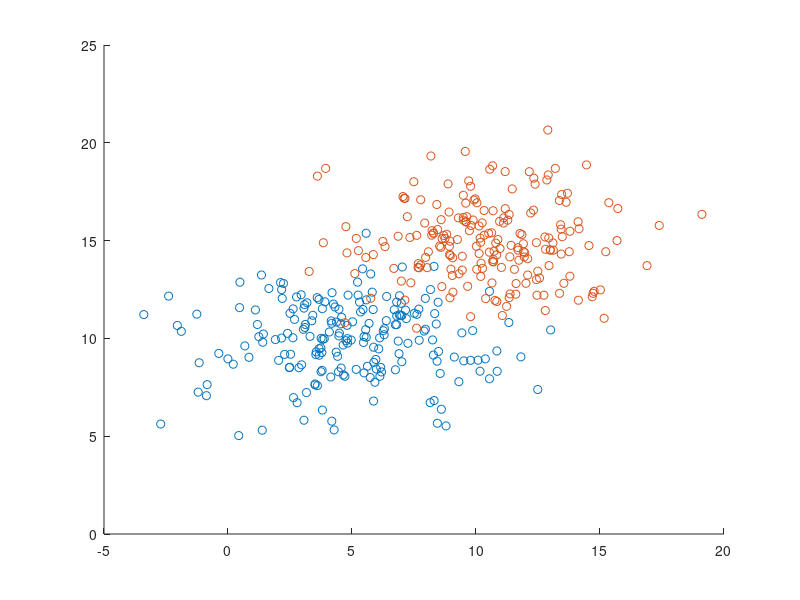

Write the MATLAB code that produced this figure. (Note: this script raises an error after producing the figure.)
close all
clear all

% Part 2
% -------------------
%   Class A
nA = 200;
classA = randn(nA,2);
muA = [5, 10]';
SA = [8, 0; 0, 4];
%   Find eigenvectors and eigenvalues of covariance matrix SA
[VA,DA] = eig(SA);
lam1A = DA(1,1);
lam2A = DA(2,2);
projected_yA = VA(:,1);
%   Find angle between principle axes and x-y axes
y_axis = [0 1];
cosThetaA = dot(projected_yA,y_axis)/(norm(projected_yA)*norm(y_axis));
thetaA_deg = acosd(cosThetaA);
thetaA = thetaA_deg*pi/180;
% Perform transform on points to add desired covariance and mean
classA = (classA*sqrtm(SA))' + muA;

%   Compare against MATLAB built in function
testA = mvnrnd(muA, SA, nA);

%   Class B
nB = 200;
classB = randn(nB, 2);
muB = [10 15]';
SB = [8 0; 0 4];

% Find eigenvectors and eigenvalues of covariance matrix SB
[VB,DB] = eig(SB);
lam1B = DB(1,1);
lam2B = DB(2,2);
projected_yB = VB(:,1);
% Find angle between principle axes and x-y axes
y_axis = [0 1];
cosThetaB = dot(projected_yB,y_axis)/(norm(projected_yB)*norm(y_axis));
thetaB_deg = acosd(cosThetaB);
thetaB = thetaB_deg*pi/180;
classB = (classB*sqrtm(SB))' + muB;
% Compare against MATLAB built in function
testB = mvnrnd(muB, SB, nB);

% Plot class A and class B
figure
scatter(classA(1,:),classA(2,:))
hold on
scatter(classB(1,:),classB(2,:))
hold on
plot_ellipse(muA(1),muA(2),thetaA,sqrt(lam2A),sqrt(lam1A),'k')
hold on
plot_ellipse(muB(1),muB(2),thetaB,sqrt(lam2B),sqrt(lam1B),'k')
legend('class A','class B','unit SD equiprobability contour')
title('Manually Generated Gaussian Clusters')

% MATLAB comparison plot
figure
scatter(testA(:,1),testA(:,2))
hold on
scatter(testB(:,1),testB(:,2))
hold on
plot_ellipse(muA(1),muA(2),0,sqrt(8),sqrt(4),'k')
hold on
plot_ellipse(muB(1),muB(2),0,sqrt(8),sqrt(4),'k')
legend('class A','class B','unit SD equiprobability contour')
title('MATLAB Generated Gaussian Clusters')

%   Class C
nC = 100;
classC = randn(nC,2);
muC = [5, 10]';
SC = [8, 4; 4, 40];
%   Find eigenvectors and eigenvalues of covariance matrix SC
[VC,DC] = eig(SC);
lam1C = DC(1,1);
lam2C = DC(2,2);
projected_yC = VC(:,1);
%   Find angle between principle axes and x-y axes
y_axis = [0 1];
cosThetaC = dot(projected_yC,y_axis)/(norm(projected_yC)*norm(y_axis));
thetaC_deg = acosd(cosThetaC);
thetaC = thetaC_deg*pi/180;
classC = (classC*sqrtm(SC))' + muC;
%   Compare against MATLAB built in function
testC = mvnrnd(muC, SC, nC);

%   Class D
nD = 200;
classD = randn(nD,2);
muD = [15, 10]';
SD = [8, 0; 0, 8];
%   Find eigenvectors and eigenvalues of covariance matrix SD
[VD,DD] = eig(SD);
lam1D = DD(1,1);
lam2D = DD(2,2);
projected_yD = VD(:,1);
%   Find angle between principle axes and x-y axes
y_axis = [0 1];
cosThetaD = dot(projected_yD,y_axis)/(norm(projected_yD)*norm(y_axis));
thetaD_deg = acosd(cosThetaD);
thetaD = thetaD_deg*pi/180;
classD = (classD*sqrtm(SD))' + muD;
%   Compare against MATLAB built in function
testD = mvnrnd(muD, SD, nD);

%   Class E
nE = 150;
classE = randn(nE,2);
muE = [10, 5]';
SE = [10, -5; -5, 20];
%   Find eigenvectors and eigenvalues of covariance matrix SE
[VE,DE] = eig(SE);
lam1E = DE(1,1);
lam2E = DE(2,2);
projected_yE = VE(:,1);
%   Find angle between principle axes and x-y axes
y_axis = [0 1];
cosThetaE = dot(projected_yE,y_axis)/(norm(projected_yE)*norm(y_axis));
thetaE_deg = acosd(cosThetaE);
thetaE = thetaE_deg*pi/180;
classE = (classE*sqrtm(SE))' + muE;
%   Compare against MATLAB built in function
testE = mvnrnd(muE, SE, nE);

% Plot class C, class D, and class E
figure
scatter(classC(1,:),classC(2,:))
hold on
scatter(classD(1,:),classD(2,:))
hold on
scatter(classE(1,:),classE(2,:))
hold on
plot_ellipse(muC(1),muC(2),thetaC,sqrt(lam2C),sqrt(lam1C),'k')
hold on
plot_ellipse(muD(1),muD(2),thetaD,sqrt(lam2D),sqrt(lam1D),'k')
hold on
plot_ellipse(muE(1),muE(2),thetaE,sqrt(lam2E),sqrt(lam1E),'k')
legend('class C','class D','class E','unit SD equiprobability contour')
title('Manually Generated Gaussian Clusters')

% MATLAB comparison plot
figure
scatter(testC(:,1),testC(:,2))
hold on
scatter(testD(:,1),testD(:,2))
hold on
scatter(testE(:,1),testE(:,2))
hold on
plot_ellipse(muC(1),muC(2),thetaC,sqrt(lam2C),sqrt(lam1C),'k')
hold on
plot_ellipse(muD(1),muD(2),thetaD,sqrt(lam2D),sqrt(lam1D),'k')
hold on
plot_ellipse(muE(1),muE(2),thetaE,sqrt(lam2E),sqrt(lam1E),'k')
legend('class C','class D','class E','unit SD equiprobability contour')
title('MATLAB Generated Gaussian Clusters')

% Part 3
% -------------------
grid_step = 0.2;
x1vals_AB = [classA(1,:) classB(1,:)]';
x2vals_AB = [classA(2,:) classB(2,:)]';
labels_AB = [ones(nA, 1); 2*ones(nB, 1)];
[x1_AB, x2_AB] = make_grid(x1vals_AB, x2vals_AB, grid_step);

x1vals_CDE = [classC(1,:) classD(1,:) classE(1,:)]';
x2vals_CDE = [classC(2,:) classD(2,:) classE(2,:)]';
labels_CDE = [ones(nC, 1); 2*ones(nD, 1); 3*ones(nE, 1)];
[x1_CDE, x2_CDE] = make_grid(x1vals_CDE, x2vals_CDE, grid_step);

% MED Classifier
grid_classes_AB_MED = reshape(MEDclassifier(x1_AB(:), x2_AB(:), [muA'; muB']), size(x1_AB));
grid_classes_CDE_MED = reshape(MEDclassifier(x1_CDE(:), x2_CDE(:), [muC'; muD'; muE']), size(x1_CDE));

% MICD Classifier
grid_classes_AB_MICD = reshape(MICD_classifier(x1_AB(:), x2_AB(:), [SA; SB], [muA'; muB']), size(x1_AB));
grid_classes_CDE_MICD = reshape(MICD_classifier(x1_CDE(:), x2_CDE(:), [SC; SD; SE], [muC'; muD'; muE']), size(x1_CDE));

% MAP Classifier
grid_classes_AB_MAP = reshape(MAP_classifier(x1_AB(:), x2_AB(:), SA, SB, muA', muB', nA, nB), size(x1_AB));
classCD = MAP_classifier(x1_CDE(:), x2_CDE(:), SC, SD, muC', muD', nC, nD);
classDE = MAP_classifier(x1_CDE(:), x2_CDE(:), SD, SE, muD', muE', nD, nE);
classEC = MAP_classifier(x1_CDE(:), x2_CDE(:), SE, SC, muE', muC', nE, nC);
grid_classes_CDE_MAP = reshape(MAP_classifier_3_class(classCD, classDE, classEC), size(x1_CDE));

% NN Classifier
grid_classes_AB_NN = reshape(kNN_classifier(1, x1_AB(:), x2_AB(:), x1vals_AB, x2vals_AB, labels_AB), size(x1_AB));
grid_classes_CDE_NN = reshape(kNN_classifier(1, x1_CDE(:), x2_CDE(:), x1vals_CDE, x2vals_CDE, labels_CDE), size(x1_CDE));

% kNN Classifier (k=5)
grid_classes_AB_kNN = reshape(kNN_classifier(5, x1_AB(:), x2_AB(:), x1vals_AB, x2vals_AB, labels_AB), size(x1_AB));
grid_classes_CDE_kNN = reshape(kNN_classifier(5, x1_CDE(:), x2_CDE(:), x1vals_CDE, x2vals_CDE, labels_CDE), size(x1_CDE));

% Class A&B MED, MICD, MAP
figure
scatter(classA(1,:),classA(2,:))
hold on
plot_ellipse(muA(1),muA(2),thetaA,sqrt(lam2A),sqrt(lam1A),'k')
hold on
scatter(classB(1,:),classB(2,:))
hold on
plot_ellipse(muB(1),muB(2),thetaB,sqrt(lam2B),sqrt(lam1B),'k')
[~, h1] = contour(x1_AB, x2_AB, grid_classes_AB_MED, 'Color', 'm');
[~, h2] = contour(x1_AB, x2_AB, grid_classes_AB_MICD, 'Color', 'c');
[~, h3] = contour(x1_AB, x2_AB, grid_classes_AB_MAP, 'Color', 'r');
legend('class A','unit SD A','class B','unit SD B',...
    'MED DB','MICD DB', 'MAP DB', 'Location', 'Best')
title('Classes A & B MED, MICD, and MAP Classifier Results')

% Class A&B NN, kNN
figure
scatter(classA(1,:),classA(2,:))
hold on
plot_ellipse(muA(1),muA(2),thetaA,sqrt(lam2A),sqrt(lam1A),'k')
hold on
scatter(classB(1,:),classB(2,:))
hold on
plot_ellipse(muB(1),muB(2),thetaB,sqrt(lam2B),sqrt(lam1B),'k')
[~, h4] = contour(x1_AB, x2_AB, grid_classes_AB_NN, 'Color', 'm');
[~, h5] = contour(x1_AB, x2_AB, grid_classes_AB_kNN, 'Color', 'c');
legend('class A','unit SD A','class B','unit SD B',...
    'NN DB','kNN DB', 'Location', 'Best')
title('Classes A & B NN and kNN Classifier Results')

% Class C,D,&E MED, MICD, MAP
figure
scatter(classC(1,:),classC(2,:))
hold on
plot_ellipse(muC(1),muC(2),thetaC,sqrt(lam2C),sqrt(lam1C),'k')
hold on
scatter(classD(1,:),classD(2,:))
hold on
plot_ellipse(muD(1),muD(2),thetaD,sqrt(lam2D),sqrt(lam1D),'k')
hold on
scatter(classE(1,:),classE(2,:))
hold on
plot_ellipse(muE(1),muE(2),thetaE,sqrt(lam2E),sqrt(lam1E),'k')
[~, h6] = contour(x1_CDE, x2_CDE, grid_classes_CDE_MED, 'Color', 'm');
[~, h7] = contour(x1_CDE, x2_CDE, grid_classes_CDE_MICD, 'Color', 'c');
[~, h8] = contour(x1_CDE, x2_CDE, grid_classes_CDE_MAP, 'Color', 'r');
legend('class C','unit SD C','class D','unit SD D','class E','unit SD E',...
    'MED DB','MICD DB', 'MAP DB', 'Location', 'Best')
title('Classes C, D, & E MED, MICD, and MAP Classifier Results')

% Class C,D,&E NN kNN
figure
scatter(classC(1,:),classC(2,:))
hold on
plot_ellipse(muC(1),muC(2),thetaC,sqrt(lam2C),sqrt(lam1C),'k')
hold on
scatter(classD(1,:),classD(2,:))
hold on
plot_ellipse(muD(1),muD(2),thetaD,sqrt(lam2D),sqrt(lam1D),'k')
hold on
scatter(classE(1,:),classE(2,:))
hold on
plot_ellipse(muE(1),muE(2),thetaE,sqrt(lam2E),sqrt(lam1E),'k')
[~, h9] = contour(x1_CDE, x2_CDE, grid_classes_CDE_NN, 'Color', 'm');
[~, h10] = contour(x1_CDE, x2_CDE, grid_classes_CDE_kNN, 'Color', 'c');
legend('class C','unit SD C','class D','unit SD D','class E','unit SD E',...
    'NN DB','kNN DB', 'Location', 'Best')
title('Classes C, D, & E NN and kNN Classifier Results')


% Functions
% -------------------
% Grid for classification boundaries
function [x1, x2] = make_grid(x1vals, x2vals, step)
    % Get original range of values
    x1min0 = min(x1vals(:));
    x1max0 = max(x1vals(:));
    x2min0 = min(x2vals(:));
    x2max0 = max(x2vals(:));

    % Add 20% to width and height
    dx1 = x1max0 - x1min0;
    dx1 = dx1*1.2;
    x1min = 0.5*(x1max0 + x1min0 - dx1);
    x1max = 0.5*(x1max0 + x1min0 + dx1);
    dx2 = x2max0 - x2min0;
    dx2 = dx2*1.2;
    x2min = 0.5*(x2max0 + x2min0 - dx2);
    x2max = 0.5*(x2max0 + x2min0 + dx2);

    % Generate gridpoints
    nx1 = ceil((x1max - x1min)/step);
    nx2 = ceil((x2max - x2min)/step);
    x = linspace(x1min, x1max, nx1);
    y = linspace(x2min, x2max, nx2);
    [x1, x2] = meshgrid(x, y);
end

% MED Classifier
function classes = MEDclassifier(x1, x2, prototypes)
    n_pts = length(x1);
    n_protos = size(prototypes, 1);
    dists = zeros(n_pts, n_protos);

    % Compute Euclidian distances
    for ii=1:n_pts
        for jj=1:n_protos
            dists(ii, jj) = (x1(ii) - prototypes(jj, 1))^2 + (x2(ii) - prototypes(jj, 2))^2;
        end
    end

    % Predicted class is argmin of computed distances (second returned
    % element of min function)
    [~, classes] = min(dists, [], 2);
end


% MICD (GED) Classifier
function classes = MICD_classifier(x1, x2, sigmas, prototypes)
    n_pts = length(x1);
    n_prototypes = size(prototypes, 1);
    dists = zeros(n_pts, n_prototypes);

    % Precompute inverses
    sigmas_inv = zeros(size(sigmas));
    for jj=1:n_prototypes
        sigma = sigmas((jj*2 - 1):jj*2, :);
        sigmas_inv((jj*2 - 1):jj*2, :) = inv(sigma);
    end

    % Compute squared distances
    for ii=1:n_pts
        for jj=1:n_prototypes
            sigma_inv = sigmas_inv((jj*2 - 1):jj*2, :);
            vec = [x1(ii); x2(ii)];
            dists(ii, jj) = (vec - prototypes(jj, :)')'*sigma_inv*(vec - prototypes(jj, :)');
        end
    end

    % Predicted class is argmax of computed distances
    [~, classes] = min(dists, [], 2);
end


% MAP Classifier
function classes = MAP_classifier(x1, x2, sigma1, sigma2, mean1, mean2, n1, n2)
    n_pts = size(x1, 1);
    dists = zeros(n_pts, 1);

    % Compute coefficients
    Q0 = inv(sigma1) - inv(sigma2);
    Q1 = 2*(mean2*inv(sigma2) - mean1*inv(sigma1));
    Q2 = mean1*inv(sigma1)*mean1' - mean2*inv(sigma2)*mean2';
    Q3 = log(n2/n1);
    Q4 = log(det(sigma1)/det(sigma2));

    % Compute discriminant function values
    for ii = 1:n_pts
       vec = [x1(ii), x2(ii)];
       dists(ii) = vec*Q0*vec' + Q1*vec' + Q2 + 2*Q3 + Q4;
    end
    classes = dists > 0;
end


% MAP classifier with 3 classes
function classes = MAP_classifier_3_class(classCD, classDE, classEC)
    c = 1; d = 2; e = 3;
    classes = zeros(size(classCD));

    % Combined predictions from three discriminate functions
    for ii=1:size(classCD)
        if classCD(ii) && ~classDE(ii)
            classes(ii) = d;
        elseif ~classCD(ii) && classEC(ii)
            classes(ii) = c;
        elseif classDE(ii) && ~classEC(ii)
            classes(ii) = e;
        else
            disp('Invalid inputs');
        end
    end
end


% kNN Classifier
function classes = kNN_classifier(k, x1_test, x2_test, x1_train, x2_train, labels)
    n_test = length(x1_test);
    n_train = length(x1_train);
    dvecs = zeros(n_test, n_train, 3);

    % Precompute all displacement vectors and scalar distances
    for ii=1:n_test
        for jj=1:n_train
            dvec = [x1_test(ii) - x1_train(jj); x2_test(ii) - x2_train(jj)];
            dvecs(ii, jj, 1:2) = dvec';
            dvecs(ii, jj, 3) = dvec'*dvec;
        end
    end

    % For k == 1 simple min distance
    if k == 1
        [~, idx] = min(dvecs(:, :, 3), [], 2);
        classes = labels(idx);
    % For k > 1, take the sample mean of the nearest k samples in each
    % class and find the minimum distance to the sample means
    else
        n_classes = max(labels(:));
        dists = zeros(n_test, n_classes);
        for ii = 1:n_test
            % Disp. vectors from ii-th point to all training points
            pt_dvecs = squeeze(dvecs(ii, :, :));
            for cls = 1:n_classes
                % Get indices for the class in question and select disp.
                % vectors for that class
                idx = labels == cls;
                cls_dvecs = pt_dvecs(idx, :);

                % Sort by scalar distance (3rd column)
                cls_dvecs = sortrows(cls_dvecs, 3);

                % Select first k vectors (excluding distance column)
                cls_dvecs = cls_dvecs(1:k, 1:2);

                % Compute mean disp. vector (the mean of the disp. vectors
                % is the same as the disp. vector to the mean of the k
                % vectors)
                mean_dvec = mean(cls_dvecs);

                % Compute final squared distance for class cls
                dists(ii, cls) = mean_dvec*mean_dvec';
            end
        end

        % Predicted class is argmax of computed distances
        [~, classes] = min(dists, [], 2);
    end
end
